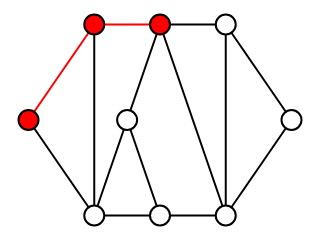

Source (notebook cell):
### Markdown cell above
### Exercício 5

Use cores para dar um exemplo de caminho no grafo `ug`.

### Code cell
for i in range(3):
    ug.nodes[i]['color'] = (255, 0, 0)
    
ug.edges[0, 1]['color'] = (255, 0, 0)
ug.edges[1, 2]['color'] = (255, 0, 0)
sn.show_graph(ug)

### Figure 1 — Plotly figure (JSON) as saved in the notebook; plotly's stock layout.template omitted (floating-point values rounded to 4 significant figures)
{"data": [{"hoverinfo": "none", "line": {"color": "rgb(255, 0, 0)", "width": 2}, "mode": "lines", "type": "scatter", "uid": "dc3044a8-a242-11e8-b0b4-0a0095515601", "x": [0, 0.25, null, 0.25, 0.5, null], "y": [0.5, 1, null, 1, 1, null]}, {"hoverinfo": "none", "line": {"color": "rgb(0, 0, 0)", "width": 2}, "mode": "lines", "type": "scatter", "uid": "dc304606-a242-11e8-b0b4-0a0095515601", "x": [0, 0.25, null, 0.25, 0.25, null, 0.5, 0.75, null, 0.5, 0.75, null, 0.5, 0.375, null, 0.75, 1, null, 0.75, 0.75, null, 1, 0.75, null, 0.75, 0.5, null, 0.5, 0.25, null, 0.5, 0.375, null, 0.25, 0.375, null], "y": [0.5, 0, null, 1, 0, null, 1, 1, null, 1, 0, null, 1, 0.5, null, 1, 0.5, null, 1, 0, null, 0.5, 0, null, 0, 0, null, 0, 0, null, 0, 0.5, null, 0, 0.5, null]}, {"hoverinfo": "none", "marker": {"color": "rgb(255, 0, 0)", "line": {"color": "rgb(0, 0, 0)", "width": 2}, "size": 20}, "mode": "markers+text", "text": [], "textfont": {"color": "rgb(255, 255, 255)"}, "textposition": "middle center", "type": "scatter", "uid": "dc3046c4-a242-11e8-b0b4-0a0095515601", "x": [0, 0.25, 0.5], "y": [0.5, 1, 1]}, {"hoverinfo": "none", "marker": {"color": "rgb(255, 255, 255)", "line": {"color": "rgb(0, 0, 0)", "width": 2}, "size": 20}, "mode": "markers+text", "text": [], "textfont": {"color": "rgb(0, 0, 0)"}, "textposition": "middle center", "type": "scatter", "uid": "dc30476e-a242-11e8-b0b4-0a0095515601", "x": [0.75, 1, 0.75, 0.5, 0.25, 0.375], "y": [1, 0.5, 0, 0, 0, 0.5]}], "layout": {"height": 180, "margin": {"b": 0, "l": 0, "r": 0, "t": 0}, "showlegend": false, "width": 320, "xaxis": {"showgrid": false, "showticklabels": false, "zeroline": false}, "yaxis": {"showgrid": false, "showticklabels": false, "zeroline": false}}}
